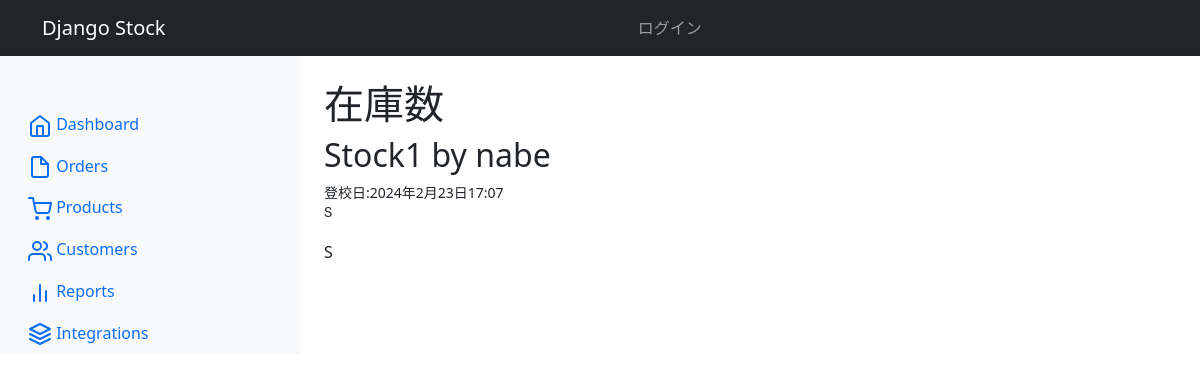
Page /stocks/1/ on the committed database.
### stocks/models.py (models this page shows, shortened)
class Stocks(models.Model):
    title = models.CharField('タイトル', max_length=128)
    code = models.TextField('コード', blank=True)
    description = models.TextField('説明', blank=True)
    parts_id   = models.ForeignKey(Parts, null=False, default=0,
                   on_delete=models.CASCADE)
    shelf_id   = models.ForeignKey(Shelfs, null=True, default=0,
                   on_delete=models.CASCADE)
    qty        = models.IntegerField('数量', null=True, default=0)
    created_by = models.ForeignKey(settings.AUTH_USER_MODEL,
                                  verbose_name="投稿者",
                                  on_delete=models.CASCADE)
    created_at = models.DateTimeField("投稿日", auto_now_add=True)
    updated_at = models.DateTimeField("更新日", auto_now=True)

### stocks/views.py (the view)
# urls.py: path("<int:stock_id>/", views.stocks_detail, name="stocks_detail"),
def stocks_detail(request, stock_id):
    stock = get_object_or_404(Stocks, pk=stock_id)
    return render(request, "stocks/stock_detail.html",
            { 'stock' : stock })

### stocks/templates/stocks/stock_detail.html
{% extends "base.html" %}
{% load django_bootstrap5 %}
{% block main %}
    <h1>在庫数</h1>
    <h2>{{ stock.title }} by {{ stock.created_by.username }} </h2>
    <small>登校日:{{ stock.created_at}} </small>
    <pre>{{ stock.code }}</pre>
    <p>{{ stock.description }}</p>
{% endblock %}

### rows in the picture
Stocks: title "Stock1", created_by.username "nabe", created_at "2024年2月23日17:07", code "S", description "S"
